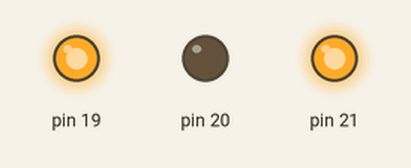
The program below on a simulated MicroPython board. Shown: output pins drawn as LEDs (lit = HIGH). At 7.0 s the program stops and its outputs stay as they are.

Above: at 0.1 s.
At 1.1 s:
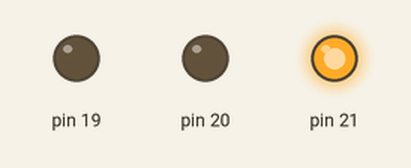
At 2.1 s:
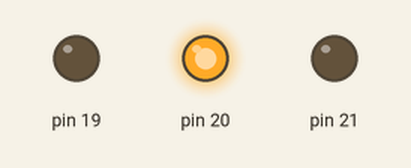
At 3.1 s:
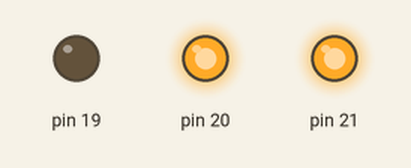
At 4.1 s:
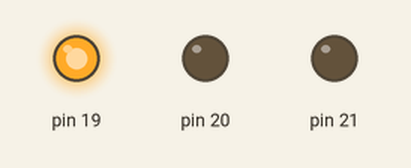
At 6.1 s:
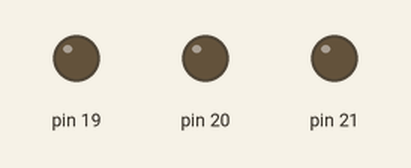
Timing chart, 0 to 7.6 s (numbered marks = the images above):
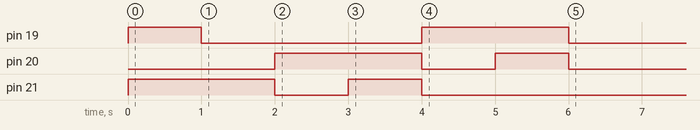

Measured:
- by itself, pin 19: LOW → HIGH at 0.00 s, → LOW 1.0 s later, → HIGH 3.0 s later, → LOW 2.0 s later
- by itself, pin 20: LOW → HIGH at 2.0 s, → LOW 2.0 s later, → HIGH 1.0 s later, → LOW 1.0 s later
- by itself, pin 21: LOW → HIGH at 0.00 s, → LOW 2.0 s later, → HIGH 1.0 s later, → LOW 1.0 s later

The program:

illuminator.py
```python
from machine import Pin


class Illuminator:
    def __init__(self, red_pin_id=21, green_pin_id=20, blue_pin_id=19) -> None:
        self.red_led = Pin(red_pin_id, Pin.OUT)
        self.green_led = Pin(green_pin_id, Pin.OUT)
        self.blue_led = Pin(blue_pin_id, Pin.OUT)

    def glow(self, mode=""):
        if mode == "e":  # error: red
            self.red_led.value(1)
            self.green_led.value(0)
            self.blue_led.value(0)
        elif mode == "n":  # normal: green
            self.red_led.value(0)
            self.green_led.value(1)
            self.blue_led.value(0)
        elif mode == "r":  # recording: blue
            self.red_led.value(0)
            self.green_led.value(0)
            self.blue_led.value(1)
        elif mode == "a":  # autopilot: purple
            self.red_led.value(1)
            self.green_led.value(0)
            self.blue_led.value(1)
        elif mode == "p":  # pause: yellow
            self.red_led.value(1)
            self.green_led.value(1)
            self.blue_led.value(0)
        elif mode == "s":  # standby: cyan
            self.red_led.value(0)
            self.green_led.value(1)
            self.blue_led.value(1)
        else:  # mode not registered, off
            self.red_led.value(0)
            self.green_led.value(0)
            self.blue_led.value(0)


if __name__ == "__main__":
    from utime import sleep

    bulb = Illuminator(red_pin_id=21, green_pin_id=20, blue_pin_id=19)
    # Loop over all modes
    modes = "aenprs" + "z"
    for m in modes:
        bulb.glow(mode=m)
        sleep(1)
```
